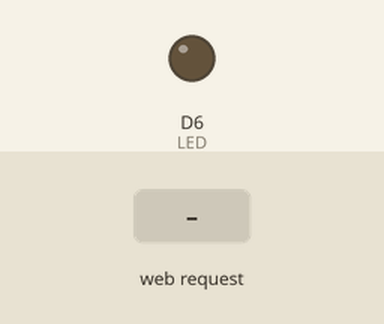
Bench run of a sketch on a simulated ESP8266 (NodeMCU). Parts: output pins drawn as LEDs (lit = HIGH). Inputs (shaded band) come from the test bench. WiFi joins after 1.5 s; servers stay silent unless stated; what the sketch prints to the serial monitor is not drawn.

Above: at 7.7 s.
7.8 s: HTTP request GET /led?state=On received
At 8.7 s:
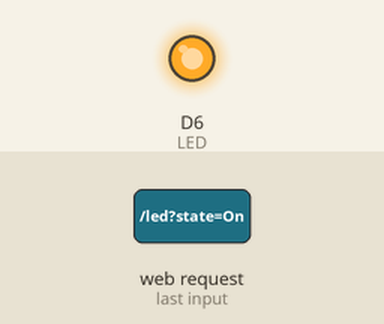
9.3 s: HTTP request GET /led received
At 9.8 s:
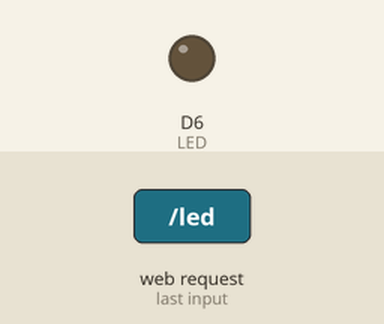
Timing chart, 0 to 12.3 s (numbered marks = the images above; inputs shaded):
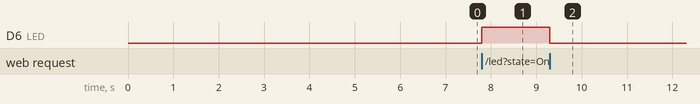

The sketch:

code16_control_led_web.ino
```cpp
#include <ESP8266WebServer.h>
const char* ssid = "DEVIL_KOPE";
const char* password = "0940799451";
ESP8266WebServer server(80);
const int LED = D6;
String storage = "";
String page =
R"(
  <html lang='en'>
    <head>
        <title>Play with an LED</title>
        <meta name='viewport' content='width=device-width, initial-scale=1'>
        <link rel='stylesheet' href='https://use.fontawesome.com/releases/v5.1.0/css/all.css'/>
        <link rel='stylesheet' href='https://stackpath.bootstrapcdn.com/bootstrap/4.1.2/css/bootstrap.min.css'/>
        <script src='https://code.jquery.com/jquery-3.3.1.min.js'></script>
        <style>
            .css_on
            {
                color: orange;
            }
            .css_off
            {
                color: black;
            }
        </style>
    </head>
    <body>
    <div class='container-fluid text-center'>
        <div class='row text-center'>
            <div class='col-sm-12' style='color:red;font-size:7vh'>
                <p>Let's play with a bulb.</p>
            </div>
        </div>

        <div class='row'>
            <div  class='col-sm-12'>
                <i id='id_bulb' class='fas fa-lightbulb css_off' style='font-size:25vh'></i>
            </div>
        </div>
            <br>
        <div class='row'>
            <div  class='col-sm-12' style='font-size:7vh'>
                <p>Click the button:</p>
            </div>
        </div>

        <div class='row'>
            <div  class='col-sm-12'>
                <input type='button' class='btn btn-primary' id='id_button' value='Off'  style='font-size:7vh'>
            </div>
        </div>
    </div>

    <script>
    $(document).ready(function(){
        $('#id_button').click(function(){
            var current_state = $("#id_bulb").hasClass("css_off");

            if(current_state == true)
            {
                $.ajax({
                  url:'/led',
                  type: 'POST',
                  data: {state: "On"},
                });
                $("#id_button").val("On");
                $("#id_bulb").removeClass("css_off").addClass("css_on");
            }
            else
            {
                $.ajax({
                  url:'/led',
                  type: 'POST',
                  data: {state: "Off"},
                });
                $("#id_button").val("Off");
                $("#id_bulb").removeClass("css_on").addClass("css_off");
            }
        });
    });
    </script>
    </body>
</html>
)";

void led(){
  storage = server.arg("state");
  if(storage == "On"){
    digitalWrite(LED, HIGH);
  }else{
    digitalWrite(LED, LOW);
  }
  server.send(200, "text/html", "ok");
}

void htmlIndex(){
  int replyCode = 200;
  String contentType = "text/html";
  String message = page;
  server.send(replyCode, contentType, message);
}

void setupServer(){
  server.on("/", htmlIndex);
  server.on("/led", led);
  server.begin();
  Serial.println("HTTP server started");
}

void connectToWiFi(){
  Serial.println("Connecting to the WiFi");
  WiFi.mode(WIFI_STA);
  WiFi.begin(ssid, password);
  Serial.println("Waiting for connection");
  while(WiFi.status() != WL_CONNECTED){
    delay(500);
    Serial.print(".");
  }
  Serial.println("");
  Serial.print("Connected to ");  Serial.println(ssid);
  Serial.print("IP address : ");  Serial.println(WiFi.localIP());
}

void setup() {
  pinMode(LED, OUTPUT);
  Serial.begin(115200);
  delay(1000);
  connectToWiFi();
  setupServer();
  delay(4000);
}

void loop() {
  server.handleClient();
}
```

Measured:
- after the input at 7.8 s, D6 (LED): LOW → HIGH at once
- after the input at 9.3 s, D6 (LED): HIGH → LOW at once
